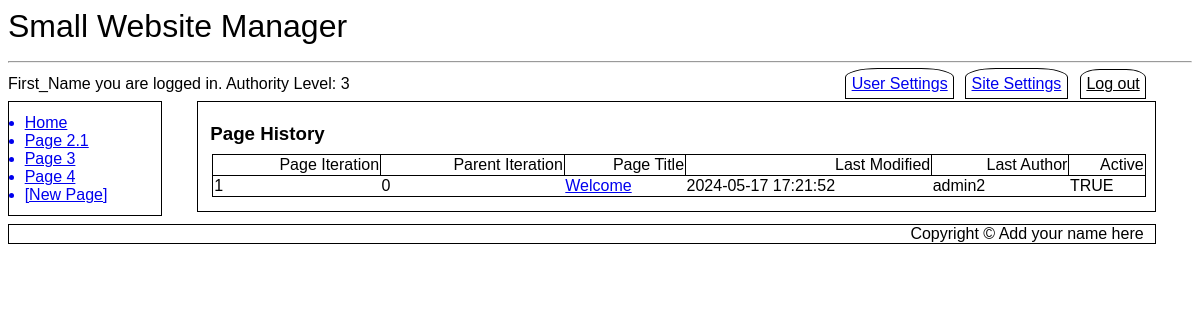
Page /pagehistory.php?pageID=1 (signed in) on the committed database.
### tables this page shows
CREATE TABLE `SubMenus` (
  `MenuID` int(11) NOT NULL,
  `LinkID` int(11) NOT NULL,
  `Page_ID` int(11) NOT NULL DEFAULT 0,
  `Menu_Entry` varchar(20) NOT NULL,
  `Title` varchar(500) NOT NULL,
  `Active` tinyint(1) NOT NULL DEFAULT 1
);

CREATE TABLE `Cust_Pages` (
  `Page_ID` int(11) NOT NULL,
  `Page_Iteration` int(11) NOT NULL,
  `Parent_Iteration` int(11) NOT NULL DEFAULT 0,
  `Title` text NOT NULL,
  `Body` text NOT NULL,
  `Last_Modified` datetime NOT NULL DEFAULT current_timestamp(),
  `Last_Author` int(11) NOT NULL
);

CREATE TABLE `Users` (
  `ID` int(11) NOT NULL,
  `First_Name` varchar(250) NOT NULL,
  `Last_Name` varchar(250) NOT NULL,
  `eMail` varchar(1000) NOT NULL,
  `User_Name` varchar(1000) NOT NULL,
  `Password` varchar(100) NOT NULL,
  `Activate_Pass` varchar(100) DEFAULT NULL,
  `Change_Pass` varchar(100) DEFAULT NULL,
  `Change_Pass_Expire` datetime DEFAULT NULL,
  `Forgot_Pass` varchar(100) DEFAULT NULL,
  `Forgot_Pass_Expire` datetime DEFAULT NULL,
  `DateTime_Joined` datetime NOT NULL,
  `Last_Logged` datetime NOT NULL DEFAULT current_timestamp(),
  `Authority_Level` tinyint(4) DEFAULT 1,
  `Active` tinyint(1) NOT NULL DEFAULT 0
);

### pagehistory.php (the view, shortened to what this page needs)
<?php
include ("db_connect.inc");
include ("header.inc");
include ("navbar.inc");
echo "<article id='main'>";
if ( isset($_SESSION['first_name']) AND isset($_SESSION['user_name']) AND $_SESSION['auth_lev']==3 ) {
	echo "<h3>Page History</h3>";
	if ($_GET["pageID"]) {
		$pageID=$_GET["pageID"];
		echo "<table class='news'>\r\n";
		echo "<tr><th>Page Iteration</th><th>Parent Iteration</th><th>Page Title</th><th>Last Modified</th><th>Last Author</th><th>Active</th></tr>";
		$query1 = "SELECT Cust_Pages.Page_Iteration, Cust_Pages.Parent_Iteration, Cust_Pages.Title, Cust_Pages.Last_Modified, Users.User_Name FROM Cust_Pages LEFT JOIN Users ON Cust_Pages.Last_Author=Users.ID WHERE Cust_Pages.Page_ID=$pageID ORDER BY Page_Iteration ASC";
		$result1 = mysqli_query($cxn,$query1) or die ("Couldn't execute query.");
		$query2="SELECT Cust_Pages_DATA.Page_Iteration FROM Cust_Pages_DATA WHERE Cust_Pages_DATA.Page_ID=$pageID AND Cust_Pages_DATA.Active=1;";
		$result2 = mysqli_query($cxn,$query2) or die ("Couldn't execute query.");
		$row2 = mysqli_fetch_assoc($result2);
		while($row1 = mysqli_fetch_assoc($result1))
		{
			if ($row1['Page_Iteration'] == $row2['Page_Iteration']) {
				echo "<tr><td>{$row1['Page_Iteration']}</td><td>{$row1['Parent_Iteration']}</td><td><a href=\"index.php?page={$row1['Title']}\">{$row1['Title']}</a></td><td>{$row1['Last_Modified']}</td><td>{$row1['User_Name']}</td><td>TRUE</td></tr>";
			} else {
				echo "<tr><td>{$row1['Page_Iteration']}</td><td>{$row1['Parent_Iteration']}</td><td><a href=\"index.php?pageID={$pageID}&iteration={$row1['Page_Iteration']}\">{$row1['Title']}</a></td><td>{$row1['Last_Modified']}</td><td>{$row1['User_Name']}</td><td>FALSE</td></tr>";
			}
		}
		echo  "</table>\r\n";
	} else {
		echo "<div class='error'>Error: Thread not specified</div>";
	}
} else {
	echo "<div class=\"error\">Restricted Area. You need administrative priviledges to access this page.</div>";
}
echo "</article>\r\n";
include ("footer.inc");
?>

### navbar.inc
<nav id="vnav1">
<?php
$query = "SELECT Menu_Entry, Title FROM SubMenus WHERE MenuID='1' AND Active=1 ORDER BY LinkID ASC LIMIT 10";
$result = mysqli_query($cxn,$query) or die ("Couldn't execute query.");
while($row = mysqli_fetch_assoc($result))
{
	$menuEntry = $row['Menu_Entry'];
	$pageTitle = $row['Title'];
	$pageTitle = preg_replace('/ /', '_', $pageTitle);
	echo "<a href='$pageTitle'>$menuEntry</a>\r\n";
}
if ($_SESSION['auth_lev'] == 3 AND isset($_SESSION['first_name']) AND isset($_SESSION['user_name']) ) {
	echo "<a class='newpage' href='newpage.php'>[New Page]</a>\r\n";
}
?>
</nav>

### desktop.css (style rules this page uses)
* { font-family: Arial, sans-serif; box-sizing: border-box; }
h1, h2, h3 { padding: 0%; margin-top: 1%; margin-bottom: 1%; }
article#main { margin-left:16%; width: 81%; float:none; border: 1px solid black; padding: 1%; }
nav#vnav1 { width:13%; float:left; border: 1px solid black; padding: 1%; clear: both; margin-top: 0%; }
nav#vnav1 a { display: list-item; list-style-type: disc; margin-left: 3%; }
table.news { border: 1px solid black; width: 100%; margin: 2px; margin-bottom: 5px; padding: 10px; border-collapse: collapse; text-align: left; border: 1px solid black; margin: 2px; }
th { border: 1px solid black; font-weight: normal; text-align: right; }

### rows in the picture
submenus: Menu_Entry "Home"
submenus: Menu_Entry "Page 2.1"
submenus: Menu_Entry "Page 3"
submenus: Menu_Entry "Page 4"
cust_pages: Page_Iteration "1", Parent_Iteration "0", Title "Welcome", Last_Modified "2024-05-17 17:21:52", users.User_Name "admin2"

### other values in the picture
$websiteName "Small Website Manager"
$_SESSION['first_name'] "First_Name"
$_SESSION['auth_lev'] "3"
